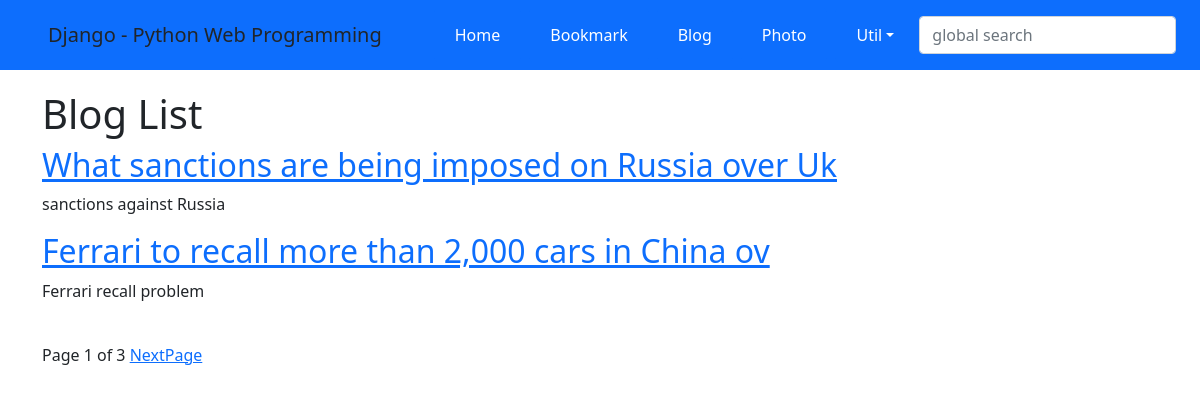
Screenshot of /blog/ with the database file from the repository.
### blog/models.py (models this page shows, shortened)
class Post(models.Model):
    title = models.CharField(verbose_name='TITLE', max_length=50)
    slug = models.SlugField('SLUG', unique=True, allow_unicode=True, help_text='one word for title alais.')
    description = models.CharField('DESCRIPTION', max_length=100, blank=True, help_text='simple description text.')
    content = models.TextField('CONTENT')
    create_dt = models.DateTimeField('CREATE DATE', auto_now_add=True)
    modify_dt = models.DateTimeField('MODIFY DATE', auto_now=True)
    tags = TaggableManager(blank=True)
    class Meta:
        verbose_name = 'post'
        verbose_name_plural = 'posts'
        db_table = 'blog_posts'
        ordering = ('-modify_dt',)
    def get_absolute_url(self): # 이 메소드가 정의된 객체를 지칭하는 URL 반환.
        return reverse('blog:post_detail', args=(self.slug,))

### blog/views.py (the view)
# urls.py: path('', views.PostLV.as_view(), name='index'),
class PostLV(ListView):
    model = Post # PostLV 클래스의 대상 테이블은 Post 테이블이다.
    template_name = 'blog/post_all.html' # 템플릿 파일 지정. 지정하지 않으면 파일명은 'blog/post_list.html'이 된다.
    context_object_name = 'posts' # 템플릿 파일로 넘겨주는 객체 리스트에 대한 컨텍스트 변수명 지정.
    paginate_by = 2 # 한 페이지에 보여주는 객체 리스트의 숫자. 페이징 기능이 활성화되면 하단에 페이지 이동 버튼을 만들 수 있다.

### blog/templates/blog/post_all.html (shortened to what this page needs)
{% extends "base.html" %}
{% block content %}
<div id="content">
<h1>Blog List</h1>
{% for post in posts %}
    <h2><a href='{{ post.get_absolute_url }}'>{{ post.title }}</a></h2>
    <p>{{ post.description }}</p>
{% endfor %}
<br/>
<div>
    <span>
        Page {{ page_obj.number }} of {{ page_obj.paginator.num_pages }}
        {% if page_obj.has_next %}
            <a href="?page={{ page_obj.next_page_number }}">NextPage</a>
        {% endif %}
    </span>
</div>
</div>
{% endblock %}

### rows the page displays
Post: title "What sanctions are being imposed on Russia over Uk", description "sanctions against Russia"
Post: title "Ferrari to recall more than 2,000 cars in China ov", description "Ferrari recall problem"

### other values shown
{{ page_obj.number }} "1"
{{ page_obj.paginator.num_pages }} "3"
